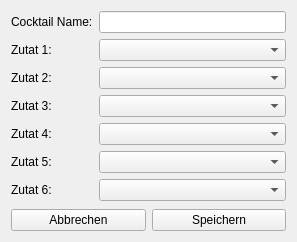
<?xml version="1.0" encoding="UTF-8"?>
<ui version="4.0">
 <class>AddCocktailWindow</class>
 <widget class="QWidget" name="AddCocktailWindow">
  <property name="geometry">
   <rect>
    <x>0</x>
    <y>0</y>
    <width>297</width>
    <height>242</height>
   </rect>
  </property>
  <property name="windowTitle">
   <string>Cocktail hinzufügen</string>
  </property>
  <layout class="QVBoxLayout" name="verticalLayout">
   <item>
    <layout class="QFormLayout" name="formLayout">
     <item row="0" column="0">
      <widget class="QLabel" name="label">
       <property name="text">
        <string>Cocktail Name:</string>
       </property>
       <property name="buddy">
        <cstring>cocktailnameedit</cstring>
       </property>
      </widget>
     </item>
     <item row="0" column="1">
      <widget class="QLineEdit" name="cocktailnameedit"/>
     </item>
     <item row="1" column="0">
      <widget class="QLabel" name="label_2">
       <property name="text">
        <string>Zutat 1:</string>
       </property>
       <property name="buddy">
        <cstring>zutatenbox1</cstring>
       </property>
      </widget>
     </item>
     <item row="2" column="0">
      <widget class="QLabel" name="label_3">
       <property name="text">
        <string>Zutat 2:</string>
       </property>
       <property name="buddy">
        <cstring>zutatenbox2</cstring>
       </property>
      </widget>
     </item>
     <item row="3" column="0">
      <widget class="QLabel" name="label_4">
       <property name="text">
        <string>Zutat 3:</string>
       </property>
       <property name="buddy">
        <cstring>zutatenbox3</cstring>
       </property>
      </widget>
     </item>
     <item row="4" column="0">
      <widget class="QLabel" name="label_5">
       <property name="text">
        <string>Zutat 4:</string>
       </property>
       <property name="buddy">
        <cstring>zutatenbox4</cstring>
       </property>
      </widget>
     </item>
     <item row="5" column="0">
      <widget class="QLabel" name="label_6">
       <property name="text">
        <string>Zutat 5:</string>
       </property>
       <property name="buddy">
        <cstring>zutatenbox5</cstring>
       </property>
      </widget>
     </item>
     <item row="6" column="0">
      <widget class="QLabel" name="label_7">
       <property name="text">
        <string>Zutat 6:</string>
       </property>
       <property name="buddy">
        <cstring>zutatenbox6</cstring>
       </property>
      </widget>
     </item>
     <item row="1" column="1">
      <widget class="QComboBox" name="zutatenbox1"/>
     </item>
     <item row="2" column="1">
      <widget class="QComboBox" name="zutatenbox2"/>
     </item>
     <item row="3" column="1">
      <widget class="QComboBox" name="zutatenbox3"/>
     </item>
     <item row="4" column="1">
      <widget class="QComboBox" name="zutatenbox4"/>
     </item>
     <item row="5" column="1">
      <widget class="QComboBox" name="zutatenbox5"/>
     </item>
     <item row="6" column="1">
      <widget class="QComboBox" name="zutatenbox6"/>
     </item>
    </layout>
   </item>
   <item>
    <layout class="QGridLayout" name="gridLayout">
     <item row="0" column="0">
      <widget class="QPushButton" name="AbortButton">
       <property name="text">
        <string>Abbrechen</string>
       </property>
      </widget>
     </item>
     <item row="0" column="1">
      <widget class="QPushButton" name="SaveButton">
       <property name="text">
        <string>Speichern</string>
       </property>
      </widget>
     </item>
    </layout>
   </item>
  </layout>
 </widget>
 <resources/>
 <connections/>
</ui>
